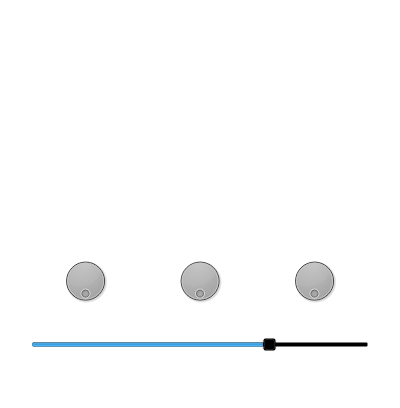
                        <widget class="QFrame" name="frame_19">
                         <property name="minimumSize">
                          <size>
                           <width>400</width>
                           <height>0</height>
                          </size>
                         </property>
                         <property name="styleSheet">
                          <string notr="true">background-color: transparent</string>
                         </property>
                         <property name="frameShape">
                          <enum>QFrame::StyledPanel</enum>
                         </property>
                         <property name="frameShadow">
                          <enum>QFrame::Raised</enum>
                         </property>
                         <layout class="QVBoxLayout" name="verticalLayout_30">
                          <property name="spacing">
                           <number>0</number>
                          </property>
                          <property name="leftMargin">
                           <number>0</number>
                          </property>
                          <property name="topMargin">
                           <number>0</number>
                          </property>
                          <property name="rightMargin">
                           <number>0</number>
                          </property>
                          <property name="bottomMargin">
                           <number>0</number>
                          </property>
                          <item>
                           <widget class="QFrame" name="frame_21">
                            <property name="frameShape">
                             <enum>QFrame::StyledPanel</enum>
                            </property>
                            <property name="frameShadow">
                             <enum>QFrame::Raised</enum>
                            </property>
                            <layout class="QVBoxLayout" name="verticalLayout_32">
                             <item>
                              <widget class="QFrame" name="frame_20">
                               <property name="maximumSize">
                                <size>
                                 <width>16777215</width>
                                 <height>500</height>
                                </size>
                               </property>
                               <property name="frameShape">
                                <enum>QFrame::StyledPanel</enum>
                               </property>
                               <property name="frameShadow">
                                <enum>QFrame::Raised</enum>
                               </property>
                               <layout class="QVBoxLayout" name="verticalLayout_31">
                                <property name="spacing">
                                 <number>0</number>
                                </property>
                                <property name="leftMargin">
                                 <number>0</number>
                                </property>
                                <property name="topMargin">
                                 <number>0</number>
                                </property>
                                <property name="rightMargin">
                                 <number>0</number>
                                </property>
                                <property name="bottomMargin">
                                 <number>0</number>
                                </property>
                                <item>
                                 <widget class="QFrame" name="frame_22">
                                  <property name="minimumSize">
                                   <size>
                                    <width>0</width>
                                    <height>80</height>
                                   </size>
                                  </property>
                                  <property name="maximumSize">
                                   <size>
                                    <width>16777215</width>
                                    <height>90</height>
                                   </size>
                                  </property>
                                  <property name="frameShape">
                                   <enum>QFrame::StyledPanel</enum>
                                  </property>
                                  <property name="frameShadow">
                                   <enum>QFrame::Raised</enum>
                                  </property>
                                  <layout class="QFormLayout" name="formLayout">
                                   <property name="horizontalSpacing">
                                    <number>83</number>
                                   </property>
                                   <property name="leftMargin">
                                    <number>0</number>
                                   </property>
                                   <property name="topMargin">
                                    <number>0</number>
                                   </property>
                                   <property name="rightMargin">
                                    <number>0</number>
                                   </property>
                                   <property name="bottomMargin">
                                    <number>0</number>
                                   </property>
                                   <item row="0" column="0" colspan="2">
                                    <widget class="QLabel" name="label_10">
                                     <property name="minimumSize">
                                      <size>
                                       <width>0</width>
                                       <height>40</height>
                                      </size>
                                     </property>
                                     <property name="font">
                                      <font>
                                       <pointsize>20</pointsize>
                                      </font>
                                     </property>
                                     <property name="styleSheet">
                                      <string notr="true">color:white;
</string>
                                     </property>
                                     <property name="text">
                                      <string>Nested directory or not?</string>
                                     </property>
                                    </widget>
                                   </item>
                                   <item row="1" column="1">
                                    <widget class="QRadioButton" name="notNested">
                                     <property name="font">
                                      <font>
                                       <pointsize>12</pointsize>
                                      </font>
                                     </property>
                                     <property name="styleSheet">
                                      <string notr="true">QRadioButton {
	padding: 10px;
	color: rgb(255, 255, 255);
}

QRadioButton::indicator{
	width: 20px;
	height: 20px
}

QRadioButton::indicator::unchecked {
    color: white
}

QRadioButton::indicator:unchecked:hover {
    color: gray;
}

QRadioButton::indicator:unchecked:pressed {
   color: yellow
}

QRadioButton::indicator::checked {
    color: red
}

QRadioButton::indicator:checked:hover {
   color: pink
}

</string>
                                     </property>
                                     <property name="text">
                                      <string>Not Nested</string>
                                     </property>
                                    </widget>
                                   </item>
                                   <item row="1" column="0">
                                    <widget class="QRadioButton" name="isNested">
                                     <property name="font">
                                      <font>
                                       <pointsize>12</pointsize>
                                      </font>
                                     </property>
                                     <property name="styleSheet">
                                      <string notr="true">QRadioButton {
	padding: 10px;
color:white
}

QRadioButton::indicator{
	width: 20px;
	height: 20px
}

QRadioButton::indicator::unchecked {
    color: white
}

QRadioButton::indicator:unchecked:hover {
    color: gray;
}

QRadioButton::indicator:unchecked:pressed {
   color: yellow
}

QRadioButton::indicator::checked {
    color: red
}

QRadioButton::indicator:checked:hover {
   color: pink
}

</string>
                                     </property>
                                     <property name="text">
                                      <string>Nested</string>
                                     </property>
                                    </widget>
                                   </item>
                                  </layout>
                                 </widget>
                                </item>
                                <item>
                                 <widget class="QPushButton" name="opendirEdit">
                                  <property name="enabled">
                                   <bool>false</bool>
                                  </property>
                                  <property name="font">
                                   <font>
                                    <pointsize>12</pointsize>
                                   </font>
                                  </property>
                                  <property name="styleSheet">
                                   <string notr="true">QPushButton{
	color: white;
	background-color: transparent;
	border: 2px solid white;
	border-radius: 10px;
	padding: 10px;
	text-transform: uppercase;
}

QPushButton:hover{
	background-color: white;
	color: black
}</string>
                                  </property>
                                  <property name="text">
                                   <string>Open directory</string>
                                  </property>
                                 </widget>
                                </item>
                                <item>
                                 <widget class="QPushButton" name="addImage">
                                  <property name="font">
                                   <font>
                                    <pointsize>12</pointsize>
                                   </font>
                                  </property>
                                  <property name="styleSheet">
                                   <string notr="true">QPushButton{
	color: white;
	background-color: transparent;
	border: 2px solid white;
	border-radius: 10px;
	padding: 10px;
	text-transform: uppercase;
}

QPushButton:hover{
	background-color: white;
	color: black
}</string>
                                  </property>
                                  <property name="text">
                                   <string>Add LetterHead</string>
                                  </property>
                                 </widget>
                                </item>
                                <item>
                                 <widget class="QPushButton" name="ToggleDoc">
                                  <property name="font">
                                   <font>
                                    <pointsize>12</pointsize>
                                   </font>
                                  </property>
                                  <property name="styleSheet">
                                   <string notr="true">QPushButton{
	color: white;
	background-color: transparent;
	border: 2px solid white;
	border-radius: 10px;
	padding: 10px;
	text-transform: uppercase;
}

QPushButton:hover{
	background-color: white;
	color: black
}</string>
                                  </property>
                                  <property name="text">
                                   <string>Toggle</string>
                                  </property>
                                 </widget>
                                </item>
                               </layout>
                              </widget>
                             </item>
                             <item>
                              <widget class="QFrame" name="frame_23">
                               <property name="frameShape">
                                <enum>QFrame::StyledPanel</enum>
                               </property>
                               <property name="frameShadow">
                                <enum>QFrame::Raised</enum>
                               </property>
                               <layout class="QHBoxLayout" name="horizontalLayout_23">
                                <item alignment="Qt::AlignTop">
                                 <widget class="QFrame" name="frame_25">
                                  <property name="frameShape">
                                   <enum>QFrame::StyledPanel</enum>
                                  </property>
                                  <property name="frameShadow">
                                   <enum>QFrame::Raised</enum>
                                  </property>
                                  <layout class="QGridLayout" name="gridLayout_4">
                                   <item row="2" column="2">
                                    <widget class="QLabel" name="label_13">
                                     <property name="font">
                                      <font>
                                       <pointsize>12</pointsize>
                                      </font>
                                     </property>
                                     <property name="styleSheet">
                                      <string notr="true">color: rgb(255, 255, 255);
</string>
                                     </property>
                                     <property name="text">
                                      <string>Image Size</string>
                                     </property>
                                     <property name="alignment">
                                      <set>Qt::AlignCenter</set>
                                     </property>
                                     <property name="margin">
                                      <number>7</number>
                                     </property>
                                    </widget>
                                   </item>
                                   <item row="3" column="0" colspan="3">
                                    <widget class="QSlider" name="MarginEdit">
                                     <property name="maximum">
                                      <number>700</number>
                                     </property>
                                     <property name="value">
                                      <number>500</number>
                                     </property>
                                     <property name="orientation">
                                      <enum>Qt::Horizontal</enum>
                                     </property>
                                    </widget>
                                   </item>
                                   <item row="0" column="1">
                                    <widget class="QDial" name="XAxisPos">
                                     <property name="maximumSize">
                                      <size>
                                       <width>16777215</width>
                                       <height>50</height>
                                      </size>
                                     </property>
                                     <property name="minimum">
                                      <number>-99</number>
                                     </property>
                                     <property name="pageStep">
                                      <number>1</number>
                                     </property>
                                     <property name="sliderPosition">
                                      <number>0</number>
                                     </property>
                                     <property name="orientation">
                                      <enum>Qt::Horizontal</enum>
                                     </property>
                                     <property name="invertedAppearance">
                                      <bool>true</bool>
                                     </property>
                                     <property name="wrapping">
                                      <bool>true</bool>
                                     </property>
                                     <property name="notchTarget">
                                      <double>3.700000000000000</double>
                                     </property>
                                    </widget>
                                   </item>
                                   <item row="2" column="0">
                                    <widget class="QLabel" name="label_11">
                                     <property name="font">
                                      <font>
                                       <pointsize>12</pointsize>
                                      </font>
                                     </property>
                                     <property name="styleSheet">
                                      <string notr="true">color: rgb(255, 255, 255);
</string>
                                     </property>
                                     <property name="text">
                                      <string>Image Y axis</string>
                                     </property>
                                     <property name="alignment">
                                      <set>Qt::AlignCenter</set>
                                     </property>
                                     <property name="margin">
                                      <number>7</number>
                                     </property>
                                    </widget>
                                   </item>
                                   <item row="0" column="2">
                                    <widget class="QDial" name="ScaleImg">
                                     <property name="maximumSize">
                                      <size>
                                       <width>16777215</width>
                                       <height>50</height>
                                      </size>
                                     </property>
                                     <property name="minimum">
                                      <number>0</number>
                                     </property>
                                     <property name="maximum">
                                      <number>100</number>
                                     </property>
                                     <property name="wrapping">
                                      <bool>true</bool>
                                     </property>
                                    </widget>
                                   </item>
                                   <item row="2" column="1">
                                    <widget class="QLabel" name="label_12">
                                     <property name="font">
                                      <font>
                                       <pointsize>12</pointsize>
                                      </font>
                                     </property>
                                     <property name="styleSheet">
                                      <string notr="true">color: rgb(255, 255, 255);
</string>
                                     </property>
                                     <property name="text">
                                      <string>Image X axis</string>
                                     </property>
                                     <property name="alignment">
                                      <set>Qt::AlignCenter</set>
                                     </property>
                                     <property name="margin">
                                      <number>7</number>
                                     </property>
                                    </widget>
                                   </item>
                                   <item row="0" column="0">
                                    <widget class="QDial" name="YAxisPos">
                                     <property name="maximumSize">
                                      <size>
                                       <width>9999999</width>
                                       <height>50</height>
                                      </size>
                                     </property>
                                     <property name="minimum">
                                      <number>-99</number>
                                     </property>
                                     <property name="pageStep">
                                      <number>1</number>
                                     </property>
                                     <property name="invertedAppearance">
                                      <bool>true</bool>
                                     </property>
                                     <property name="wrapping">
                                      <bool>true</bool>
                                     </property>
                                     <property name="notchTarget">
                                      <double>0.699999999999999</double>
                                     </property>
                                     <property name="notchesVisible">
                                      <bool>false</bool>
                                     </property>
                                    </widget>
                                   </item>
                                   <item row="4" column="0" colspan="3">
                                    <widget class="QLabel" name="label_14">
                                     <property name="font">
                                      <font>
                                       <pointsize>12</pointsize>
                                      </font>
                                     </property>
                                     <property name="styleSheet">
                                      <string notr="true">color: rgb(255, 255, 255);</string>
                                     </property>
                                     <property name="text">
                                      <string>Edit Margins</string>
                                     </property>
                                     <property name="alignment">
                                      <set>Qt::AlignCenter</set>
                                     </property>
                                    </widget>
                                   </item>
                                  </layout>
                                 </widget>
                                </item>
                               </layout>
                              </widget>
                             </item>
                            </layout>
                           </widget>
                          </item>
                         </layout>
                        </widget>
